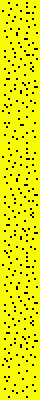
#> input picture cex2_1_custom/Imagenes/Fotos_Materiales/aislante.bmp, 20 x 200 px (shown 2 times larger)
$ python -i morphology.py   (imports and definitions only)   (older library calls are emulated)
#> lines starting #> are read from the running program, lines starting #| are printed output that depends on the picture; after the words box and inside, x2 and y2 are one past the last pixel; in counts of white or black regions, pixels touching at a corner belong together
### cex2_1_original_py/scipy/ndimage/_ni_support.py
# uncompyle6 version 3.9.0
# Python bytecode version base 2.7 (62211)
# Decompiled from: Python 3.10.9 | packaged by Anaconda, Inc. | (main, Mar  8 2023, 10:42:25) [MSC v.1916 64 bit (AMD64)]
# Embedded file name: scipy\ndimage\_ni_support.pyc
# Compiled at: 2013-02-16 13:27:30
from __future__ import division, print_function, absolute_import
import numpy
from scipy.lib.six import integer_types, string_types

# [14 lines left out: function _extend_mode_to_code, not called in this run]


def _normalize_sequence(input, rank, array_type=None):
    """If input is a scalar, create a sequence of length equal to the
    rank by duplicating the input. If input is a sequence,
    check if its length is equal to the length of array.
    """
    if isinstance(input, integer_types + (float,)):
        normalized = [
         input] * rank
    else:
        normalized = list(input)
        if len(normalized) != rank:
            err = 'sequence argument must have length equal to input rank'
            raise RuntimeError(err)
    return normalized


# [27 lines left out: functions _get_output, _check_axis, not called in this run]

### cex2_1_original_py/scipy/ndimage/_nd_image.py
# uncompyle6 version 3.9.0
# Python bytecode version base 2.7 (62211)
# Decompiled from: Python 3.10.9 | packaged by Anaconda, Inc. | (main, Mar  8 2023, 10:42:25) [MSC v.1916 64 bit (AMD64)]
# Embedded file name: scipy\ndimage\_nd_image.pyc
# Compiled at: 2015-05-29 14:13:22


def __load():
    import imp, os, sys
    try:
        dirname = os.path.dirname(__loader__.archive)
    except NameError:
        dirname = sys.prefix

    path = os.path.join(dirname, 'scipy.ndimage._nd_image.pyd')
    mod = imp.load_dynamic(__name__, path)


__load()
del __load

### cex2_1_original_py/scipy/ndimage/morphology.py
# uncompyle6 version 3.9.0
# Python bytecode version base 2.7 (62211)
# Decompiled from: Python 3.10.9 | packaged by Anaconda, Inc. | (main, Mar  8 2023, 10:42:25) [MSC v.1916 64 bit (AMD64)]
# Embedded file name: scipy\ndimage\morphology.pyc
# Compiled at: 2013-02-16 13:27:30
from __future__ import division, print_function, absolute_import
import numpy
from . import _ni_support
from . import _nd_image
from . import filters
__all__ = [
 'iterate_structure', 'generate_binary_structure', 'binary_erosion',
 'binary_dilation',
 'binary_opening', 'binary_closing',
 'binary_hit_or_miss', 'binary_propagation',
 'binary_fill_holes',
 'grey_erosion', 'grey_dilation', 'grey_opening', 'grey_closing',
 'morphological_gradient',
 'morphological_laplace', 'white_tophat',
 'black_tophat', 'distance_transform_bf',
 'distance_transform_cdt',
 'distance_transform_edt']

# [80 lines left out: functions _center_is_true, iterate_structure, not called in this run]


def generate_binary_structure(rank, connectivity):
    """
    Generate a binary structure for binary morphological operations.

    Parameters
    ----------

    rank : int
         Number of dimensions of the array to which the structuring element
         will be applied, as returned by `np.ndim`.

    connectivity : int
         `connectivity` determines which elements of the output array belong
         to the structure, i.e. are considered as neighbors of the central
         element. Elements up to a squared distance of `connectivity` from
         the center are considered neighbors. `connectivity` may range from 1
         (no diagonal elements are neighbors) to `rank` (all elements are
         neighbors).

    Returns
    -------

    output : ndarray of bools
         Structuring element which may be used for binary morphological
         operations, with `rank` dimensions and all dimensions equal to 3.

    See also
    --------

    iterate_structure, binary_dilation, binary_erosion

    Notes
    -----

    `generate_binary_structure` can only create structuring elements with
    dimensions equal to 3, i.e. minimal dimensions. For larger structuring
    elements, that are useful e.g. for eroding large objects, one may either
    use   `iterate_structure`, or create directly custom arrays with
    numpy functions such as `numpy.ones`.

    Examples
    --------

    >>> struct = ndimage.generate_binary_structure(2, 1)
    >>> struct
    array([[False,  True, False],
           [ True,  True,  True],
           [False,  True, False]], dtype=bool)
    >>> a = np.zeros((5,5))
    >>> a[2, 2] = 1
    >>> a
    array([[ 0.,  0.,  0.,  0.,  0.],
           [ 0.,  0.,  0.,  0.,  0.],
           [ 0.,  0.,  1.,  0.,  0.],
           [ 0.,  0.,  0.,  0.,  0.],
           [ 0.,  0.,  0.,  0.,  0.]])
    >>> b = ndimage.binary_dilation(a, structure=struct).astype(a.dtype)
    >>> b
    array([[ 0.,  0.,  0.,  0.,  0.],
           [ 0.,  0.,  1.,  0.,  0.],
           [ 0.,  1.,  1.,  1.,  0.],
           [ 0.,  0.,  1.,  0.,  0.],
           [ 0.,  0.,  0.,  0.,  0.]])
    >>> ndimage.binary_dilation(b, structure=struct).astype(a.dtype)
    array([[ 0.,  0.,  1.,  0.,  0.],
           [ 0.,  1.,  1.,  1.,  0.],
           [ 1.,  1.,  1.,  1.,  1.],
           [ 0.,  1.,  1.,  1.,  0.],
           [ 0.,  0.,  1.,  0.,  0.]])
    >>> struct = ndimage.generate_binary_structure(2, 2)
    >>> struct
    array([[ True,  True,  True],
           [ True,  True,  True],
           [ True,  True,  True]], dtype=bool)
    >>> struct = ndimage.generate_binary_structure(3, 1)
    >>> struct # no diagonal elements
    array([[[False, False, False],
            [False,  True, False],
            [False, False, False]],
           [[False,  True, False],
            [ True,  True,  True],
            [False,  True, False]],
           [[False, False, False],
            [False,  True, False],
            [False, False, False]]], dtype=bool)

    """
    if connectivity < 1:
        connectivity = 1
    if rank < 1:
        if connectivity < 1:
            return numpy.array(0, dtype=bool)
        else:
            return numpy.array(1, dtype=bool)

    output = numpy.fabs(numpy.indices([3] * rank) - 1)
    output = numpy.add.reduce(output, 0)
    return numpy.asarray(output <= connectivity, dtype=bool)


# [167 lines left out: functions _binary_erosion, binary_erosion, not called in this run]


def binary_dilation(input, structure=None, iterations=1, mask=None, output=None, border_value=0, origin=0, brute_force=False):
    r"""
    Multi-dimensional binary dilation with the given structuring element.

    Parameters
    ----------

    input : array_like
        Binary array_like to be dilated. Non-zero (True) elements form
        the subset to be dilated.

    structure : array_like, optional
        Structuring element used for the dilation. Non-zero elements are
        considered True. If no structuring element is provided an element
        is generated with a square connectivity equal to one.

    iterations : {int, float}, optional
        The dilation is repeated `iterations` times (one, by default).
        If iterations is less than 1, the dilation is repeated until the
        result does not change anymore.

    mask : array_like, optional
        If a mask is given, only those elements with a True value at
        the corresponding mask element are modified at each iteration.

    output : ndarray, optional
        Array of the same shape as input, into which the output is placed.
        By default, a new array is created.

    origin : int or tuple of ints, optional
        Placement of the filter, by default 0.

    border_value : int (cast to 0 or 1)
        Value at the border in the output array.

    Returns
    -------

    out : ndarray of bools
        Dilation of the input by the structuring element.

    See also
    --------

    grey_dilation, binary_erosion, binary_closing, binary_opening,
    generate_binary_structure

    Notes
    -----

    Dilation [1]_ is a mathematical morphology operation [2]_ that uses a
    structuring element for expanding the shapes in an image. The binary
    dilation of an image by a structuring element is the locus of the points
    covered by the structuring element, when its center lies within the
    non-zero points of the image.

    References
    ----------

    .. [1] http://en.wikipedia.org/wiki/Dilation_%28morphology%29

    .. [2] http://en.wikipedia.org/wiki/Mathematical_morphology

    Examples
    --------

    >>> a = np.zeros((5, 5))
    >>> a[2, 2] = 1
    >>> a
    array([[ 0.,  0.,  0.,  0.,  0.],
           [ 0.,  0.,  0.,  0.,  0.],
           [ 0.,  0.,  1.,  0.,  0.],
           [ 0.,  0.,  0.,  0.,  0.],
           [ 0.,  0.,  0.,  0.,  0.]])
    >>> ndimage.binary_dilation(a)
    array([[False, False, False, False, False],
           [False, False,  True, False, False],
           [False,  True,  True,  True, False],
           [False, False,  True, False, False],
           [False, False, False, False, False]], dtype=bool)
    >>> ndimage.binary_dilation(a).astype(a.dtype)
    array([[ 0.,  0.,  0.,  0.,  0.],
           [ 0.,  0.,  1.,  0.,  0.],
           [ 0.,  1.,  1.,  1.,  0.],
           [ 0.,  0.,  1.,  0.,  0.],
           [ 0.,  0.,  0.,  0.,  0.]])
    >>> # 3x3 structuring element with connectivity 1, used by default
    >>> struct1 = ndimage.generate_binary_structure(2, 1)
    >>> struct1
    array([[False,  True, False],
           [ True,  True,  True],
           [False,  True, False]], dtype=bool)
    >>> # 3x3 structuring element with connectivity 2
    >>> struct2 = ndimage.generate_binary_structure(2, 2)
    >>> struct2
    array([[ True,  True,  True],
           [ True,  True,  True],
           [ True,  True,  True]], dtype=bool)
    >>> ndimage.binary_dilation(a, structure=struct1).astype(a.dtype)
    array([[ 0.,  0.,  0.,  0.,  0.],
           [ 0.,  0.,  1.,  0.,  0.],
           [ 0.,  1.,  1.,  1.,  0.],
           [ 0.,  0.,  1.,  0.,  0.],
           [ 0.,  0.,  0.,  0.,  0.]])
    >>> ndimage.binary_dilation(a, structure=struct2).astype(a.dtype)
    array([[ 0.,  0.,  0.,  0.,  0.],
           [ 0.,  1.,  1.,  1.,  0.],
           [ 0.,  1.,  1.,  1.,  0.],
           [ 0.,  1.,  1.,  1.,  0.],
           [ 0.,  0.,  0.,  0.,  0.]])
    >>> ndimage.binary_dilation(a, structure=struct1,\
    ... iterations=2).astype(a.dtype)
    array([[ 0.,  0.,  1.,  0.,  0.],
           [ 0.,  1.,  1.,  1.,  0.],
           [ 1.,  1.,  1.,  1.,  1.],
           [ 0.,  1.,  1.,  1.,  0.],
           [ 0.,  0.,  1.,  0.,  0.]])

    """
    input = numpy.asarray(input)
    if structure is None:
        structure = generate_binary_structure(input.ndim, 1)
    origin = _ni_support._normalize_sequence(origin, input.ndim)
    structure = numpy.asarray(structure)
    structure = structure[tuple([slice(None, None, -1)] * structure.ndim)]
    for ii in range(len(origin)):
        origin[ii] = -origin[ii]
        if not structure.shape[ii] & 1:
            origin[ii] -= 1

    return _binary_erosion(input, structure, iterations, mask, output, border_value, origin, 1, brute_force)


# [496 lines left out: functions binary_opening, binary_closing, binary_hit_or_miss, binary_propagation, not called in this run]


def binary_fill_holes(input, structure=None, output=None, origin=0):
    """
    Fill the holes in binary objects.

    Parameters
    ----------

    input : array_like
        n-dimensional binary array with holes to be filled

    structure : array_like, optional
        Structuring element used in the computation; large-size elements
        make computations faster but may miss holes separated from the
        background by thin regions. The default element (with a square
        connectivity equal to one) yields the intuitive result where all
        holes in the input have been filled.

    output : ndarray, optional
        Array of the same shape as input, into which the output is placed.
        By default, a new array is created.

    origin : int, tuple of ints, optional
        Position of the structuring element.

    Returns
    -------

    out : ndarray
        Transformation of the initial image `input` where holes have been
        filled.

    See also
    --------

    binary_dilation, binary_propagation, label

    Notes
    -----

    The algorithm used in this function consists in invading the complementary
    of the shapes in `input` from the outer boundary of the image,
    using binary dilations. Holes are not connected to the boundary and are
    therefore not invaded. The result is the complementary subset of the
    invaded region.

    References
    ----------

    .. [1] http://en.wikipedia.org/wiki/Mathematical_morphology

    Examples
    --------

    >>> a = np.zeros((5, 5), dtype=int)
    >>> a[1:4, 1:4] = 1
    >>> a[2,2] = 0
    >>> a
    array([[0, 0, 0, 0, 0],
           [0, 1, 1, 1, 0],
           [0, 1, 0, 1, 0],
           [0, 1, 1, 1, 0],
           [0, 0, 0, 0, 0]])
    >>> ndimage.binary_fill_holes(a).astype(int)
    array([[0, 0, 0, 0, 0],
           [0, 1, 1, 1, 0],
           [0, 1, 1, 1, 0],
           [0, 1, 1, 1, 0],
           [0, 0, 0, 0, 0]])
    >>> # Too big structuring element
    >>> ndimage.binary_fill_holes(a, structure=np.ones((5,5))).astype(int)
    array([[0, 0, 0, 0, 0],
           [0, 1, 1, 1, 0],
           [0, 1, 0, 1, 0],
           [0, 1, 1, 1, 0],
           [0, 0, 0, 0, 0]])

    """
    mask = numpy.logical_not(input)
    tmp = numpy.zeros(mask.shape, bool)
    inplace = isinstance(output, numpy.ndarray)
    if inplace:
        binary_dilation(tmp, structure, -1, mask, output, 1, origin)
        numpy.logical_not(output, output)
    else:
        output = binary_dilation(tmp, structure, -1, mask, None, 1, origin)
        numpy.logical_not(output, output)
        return output
    return


# [1038 lines left out: functions grey_erosion, grey_dilation, grey_opening, grey_closing, morphological_gradient, morphological_laplace and 5 more, not called in this run]

>>> import cv2
>>> picture = cv2.imread('../../../cex2_1_custom/Imagenes/Fotos_Materiales/aislante.bmp', cv2.IMREAD_GRAYSCALE)
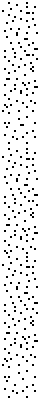
#> picture: shape (200, 20) (shown 2 times larger); values 0 (black) and 221 (white), 92.4% white; black in thin lines or dots, all inside (x1, y1, x2, y2) = (1, 1, 19, 199)
>>> result = binary_fill_holes(picture)
#> in binary_dilation, `input = numpy.asarray(input)`: input: shape (200, 20) bool; every value is 0
#> (the run stopped early here; a loop or call above may not have finished)
